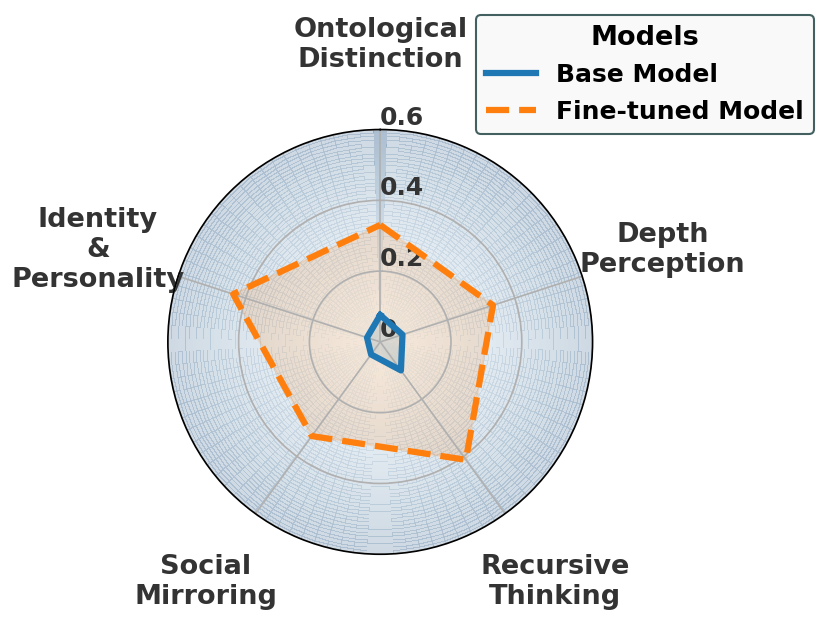

Write the Python code that produced this figure.
import pandas as pd
import matplotlib.pyplot as plt
import numpy as np
from matplotlib.colors import LinearSegmentedColormap
import os

# 全局字体样式
plt.rcParams.update({
    'font.size': 14,
    'font.weight': 'bold',
    'axes.labelweight': 'bold',
    'axes.titleweight': 'bold'
})

# 创建渐变色背景函数
def create_gradient_background(ax):
    r = np.linspace(0, 1, 100)
    theta = np.linspace(0, 2*np.pi, 100)
    R, Theta = np.meshgrid(r, theta)
    cmap = LinearSegmentedColormap.from_list('custom', ['#e6f7ff', '#003366'])
    ax.pcolormesh(Theta, R, R, cmap=cmap, shading='auto', alpha=0.3)

# 定义大类映射关系
CATEGORY_MAPPING = {
    '1': 'Ontological Distinction',
    '2': 'Depth Perception', 
    '3': 'Recursive Thinking',
    '4': 'Social Mirroring',
    '5': 'Identity & Personality'
}

# 子项到大类的映射
SUBCATEGORY_MAPPING = {
    '1A': '1', '1B': '1', '1C': '1',
    '2A': '2', '2B': '2', '2C': '2', 
    '3A': '3', '3B': '3', '3C': '3',
    '4A': '4', '4B': '4', '4C': '4',
    '5A': '5', '5B': '5', '5C': '5'
}

def process_data(df):
    """处理数据，将子项合并为大类并计算平均值"""
    # 获取第一列（子项名称）
    subcategories = df.iloc[:, 0].tolist()
    
    # 创建大类数据框架
    category_data = {}
    
    # 处理每个模型的数据（从第二列开始）
    model_columns = []
    current_model = None
    model_data_cols = []
    
    # 识别模型和对应的5列数据
    for col_idx in range(1, len(df.columns)):
        col_name = df.columns[col_idx]
        
        # 如果遇到新模型名称或者到达第5列的倍数
        if len(model_data_cols) == 0 or len(model_data_cols) == 5:
            if current_model and model_data_cols:
                model_columns.append((current_model, model_data_cols))
            current_model = col_name
            model_data_cols = [col_idx]
        else:
            model_data_cols.append(col_idx)
    
    # 添加最后一个模型
    if current_model and model_data_cols:
        model_columns.append((current_model, model_data_cols))
    
    # 处理每个模型的数据
    for model_name, col_indices in model_columns:
        category_means = {}
        
        # 为每个大类初始化数据
        for category in ['1', '2', '3', '4', '5']:
            category_means[category] = []
        
        # 收集每个子项的数据并归类
        for row_idx, subcat in enumerate(subcategories):
            subcat_key = subcat.strip().split()[0]  # 获取1A, 1B等
            if subcat_key in SUBCATEGORY_MAPPING:
                category = SUBCATEGORY_MAPPING[subcat_key]
                
                # 计算该子项在5次测定中的平均值
                subcat_values = []
                for col_idx in col_indices:
                    value = df.iloc[row_idx, col_idx]
                    if pd.notna(value) and isinstance(value, (int, float)):
                        subcat_values.append(value)
                
                if subcat_values:
                    subcat_mean = np.mean(subcat_values)
                    # 不再自动转换为百分比，保持原始值
                    category_means[category].append(subcat_mean)
        
        # 计算每个大类的平均值
        final_means = []
        for category in ['1', '2', '3', '4', '5']:
            if category_means[category]:
                category_mean = np.mean(category_means[category])
                final_means.append(category_mean)
            else:
                final_means.append(0)
        
        category_data[model_name] = final_means
    
    return category_data

def generate_radar_chart():
    while True:
        input_filename = "a3.xlsx"  # 固定文件名
        
        try:
            df = pd.read_excel(input_filename)

            if df.empty:
                print(f"警告: 文件 '{input_filename}' 为空或无法正确读取。")
                continue

            base_filename = os.path.splitext(input_filename)[0]
            output_image_name = base_filename + ".png"

            # 处理数据
            category_data = process_data(df)
            
            # 只取前2个模型进行比较
            models_to_plot = list(category_data.keys())[:2]
            
            if len(models_to_plot) < 2:
                print("错误: 需要至少2个模型的数据进行比较。")
                continue

            # 雷达图类别（5个大类）
            categories = [CATEGORY_MAPPING[str(i)] for i in range(1, 6)]
            N = len(categories)
            angles = np.linspace(0, 2*np.pi, N, endpoint=False).tolist()
            angles += angles[:1]

            fig = plt.figure(figsize=(12, 12))
            ax = fig.add_subplot(111, polar=True)

            create_gradient_background(ax)

            ax.set_theta_offset(np.pi/2)
            ax.set_theta_direction(-1)
            ax.set_rlabel_position(0)
            
            # 修改雷达图范围为0-0.15
            ax.set_ylim(0, 0.6)
            ax.set_yticks([0, 0.2, 0.4, 0.6])
            ax.set_yticklabels(["0", "0.2", "0.4", "0.6"],
                               fontsize=12,
                               weight='bold',
                               color='#333333')

            colors = ['#1f77b4', '#ff7f0e', '#2ca02c', '#d62728', '#9467bd']
            line_styles = ['-', '--', '-.', ':']

            # 绘制每个模型的数据
            for idx, model_name in enumerate(models_to_plot):
                values = category_data[model_name]
                values += values[:1]  # 闭合雷达图

                current_color = colors[idx % len(colors)]
                current_linestyle = line_styles[idx % len(line_styles)]

                ax.plot(angles, values, color=current_color,
                        linestyle=current_linestyle,
                        linewidth=3,
                        label=model_name)
                ax.fill(angles, values, color=current_color, alpha=0.15)

            # 设置类别标签
            ax.set_xticks(angles[:-1])
            xtick_labels = [label.replace(' ', '\n') for label in categories]
            ax.set_xticklabels(xtick_labels,
                               fontsize=13,
                               weight='bold',
                               verticalalignment='center',
                               horizontalalignment='center',
                               color='#333333')

            for tick_label in ax.get_xticklabels():
                tick_label.set_va('center')
                tick_label.set_position((tick_label.get_position()[0], tick_label.get_position()[1] - 0.05))
            ax.tick_params(axis='x', pad=25)

            # 图例
            legend = ax.legend(loc='upper right',
                               bbox_to_anchor=(1.55, 1.3),
                               frameon=True,
                               edgecolor='#2f4f4f',
                               fontsize=12,
                               title='Models',
                               title_fontsize='13')
            legend.get_frame().set_alpha(0.9)
            legend.get_frame().set_facecolor('#f9f9f9')

            plt.tight_layout(pad=3.0)

            plt.savefig(output_image_name,
                        bbox_inches='tight',
                        dpi=300,
                        transparent=True)
            print(f"雷达图已保存为: {output_image_name}")
            plt.show()
            plt.close(fig)

        except FileNotFoundError:
            print(f"错误: 文件 '{input_filename}' 未找到。请检查文件名和路径。")
        except pd.errors.EmptyDataError:
            print(f"错误: 文件 '{input_filename}' 为空。")
        except Exception as e:
            print(f"处理文件 '{input_filename}' 时发生错误: {e}")
            if 'fig' in locals() and plt.fignum_exists(fig.number): # type: ignore
                 plt.close(fig) # type: ignore

        another = input("是否要制作下一个图表? (yes/no): ").strip().lower()
        if another != 'yes':
            print("退出程序。")
            break

if __name__ == '__main__':
    generate_radar_chart()
